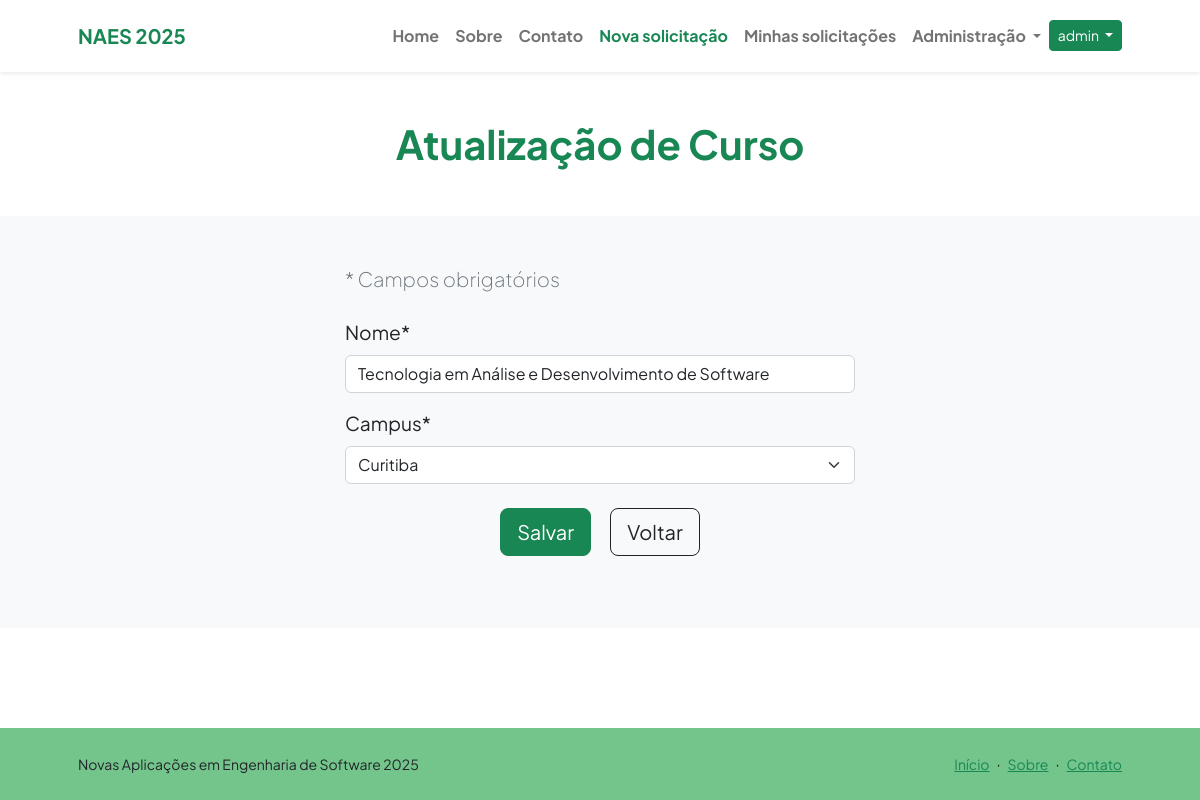
/protocolo/editar/curso/5/ (signed in), run on the app's committed database.
### protocolos/models.py (models this page shows, shortened)
class Curso(models.Model):
    nome = models.CharField(max_length=150)
    campus = models.ForeignKey(Campus, on_delete=models.PROTECT)
    class Meta:
        ordering = ["nome"]

class Campus(models.Model):
    nome = models.CharField(max_length=120)
    def __str__(self):
        return self.nome
    class Meta:
        ordering = ["nome"]
        verbose_name_plural = "Campi"

### protocolos/views.py (the view)
# urls.py: path("editar/curso/<int:pk>/", CursoUpdate.as_view(), name="editar-curso"),
class CursoUpdate(LoginRequiredMixin, UpdateView):
    template_name = "protocolos/form.html"
    model = Curso
    success_url = reverse_lazy("listar-curso")
    fields = ["nome", "campus"]
    extra_context = {
        "titulo" : "Atualização de Curso"
    }

### protocolos/templates/protocolos/form.html (shortened to what this page needs)
{% extends "paginasweb/modelos/index.html" %}
{% load crispy_forms_tags %}
{% load static %}
{% block header %}
<div class="text-center">
    <h1 class="display-6 fw-bolder mb-4">
        <span class="text-success d-inline">
            {{ titulo }}
        </span>
    </h1>
</div>
{% endblock header %}
{% block conteudo %}
<div class="row justify-content-center">
    <div class="col-lg-6">
        <div class="fs-5 fw-light text-muted mb-4">
            * Campos obrigatórios
        </div>
        <form action="" method="post">
            {{ form|crispy }}
            <p class="text-center">
                <button type="submit" class="btn btn-success btn-lg m-2">
                    Salvar
                </button>
                <button type="button" class="btn btn-outline-dark btn-lg m-2" onclick="history.back()">
                    Voltar
                </button>
            </p>
        </form>
    </div>
</div>
{% endblock conteudo %}

### paginasweb/templates/paginasweb/modelos/index.html (shortened to what this page needs)
{% load static %}
<!DOCTYPE html>
<html lang="pt-br">
    <head>
        <link href="https://cdn.jsdelivr.net/npm/bootstrap-icons@1.8.1/font/bootstrap-icons.css" rel="stylesheet" />
        <link href="{% static 'css/styles.css' %}" rel="stylesheet" />
    </head>
    <body class="d-flex flex-column h-100">
        <main class="flex-shrink-0">
            {% block menu %}
            <nav class="navbar navbar-expand-lg navbar-light bg-white py-3 fixed-top shadow-sm">
                <div class="container px-5">
                    <a class="navbar-brand" href="{% url 'index' %}">
                        <span class="fw-bolder text-success">NAES 2025</span>
                    </a>
                    <div class="collapse navbar-collapse" id="navbarSupportedContent">
                        <ul class="navbar-nav ms-auto mb-2 mb-lg-0 fw-bolder">
                            <li class="nav-item">
                                <a class="nav-link" href="{% url 'index' %}">Home</a>
                            </li>
                            <li class="nav-item">
                                <a class="nav-link" href="{% url 'sobre' %}">Sobre</a>
                            </li>
                            <li class="nav-item">
                                <a class="nav-link" href="{% url "contato" %}">Contato</a>
                            </li>
                            {% if request.user.is_authenticated %}
                            <li class="nav-item">
                                <a class="nav-link link-success" href="{% url "cadastrar-solicitacao" %}">Nova solicitação</a>
                            </li>
                            <li class="nav-item">
                                <a class="nav-link" href="{% url "listar-solicitacao" %}">Minhas solicitações</a>
                            </li>
                            <li class="nav-item dropdown">
                                <a class="nav-link dropdown-toggle" href="#" role="button" data-bs-toggle="dropdown" aria-expanded="false">
                                    Administração
                                </a>
                            </li>
                            <li class="nav-item">
                                <div class="btn-group mt-1">
                                    <button type="button" class="btn btn-success btn-sm dropdown-toggle" data-bs-toggle="dropdown" aria-expanded="false">
                                      {{ request.user }}
                                    </button>
                                </div>
                            </li>
                            {% endif %}
                        </ul>
                    </div>
                </div>
            </nav>
            {% endblock menu %}
            <header class="py-4 mt-5">
                <div class="container px-5 mt-5">
                    <div class="row gx-5 align-items-center">
                        <div class="col-xxl">
                            {% block header %}{% endblock header %}
                        </div>
                    </div>
                </div>
            </header>
            <section class="bg-light py-5">
                <div class="container px-5">
                    <div class="row gx-5 justify-content-center">
                        <div class="col-xxl">
                            {% block conteudo %}{% endblock conteudo %}
                        </div>
                    </div>
                </div>
            </section>
        </main>
        <footer class="bg-ifpr-verde-claro py-4 mt-auto">
            <div class="container px-5">
                <div class="row align-items-center justify-content-between flex-column flex-sm-row">
                    {% block rodape %}
                    <div class="col-auto">
                        <div class="small m-0">Novas Aplicações em Engenharia de Software 2025</div>
                    </div>
                    <div class="col-auto">
                        <a class="small link-success" href="{% url 'index' %}">Início</a>
                        <span class="mx-1">&middot;</span>
                        <a class="small link-success" href="{% url 'sobre' %}">Sobre</a>
                        <span class="mx-1">&middot;</span>
                        <a class="small link-success" href="#!">Contato</a>
                    </div>
                    {% endblock rodape %}
                </div>
            </div>
        </footer>
    </body>
</html>

### protocolos/templates/protocolos/form.html (style rules this page uses)
form { font-size: 120%; }

### data on the page
Curso: nome "Tecnologia em Análise e Desenvolvimento de Software", campus "Curitiba"

### other printed values
{{ request.user }} "admin"
{{ titulo }} "Atualização de Curso"
